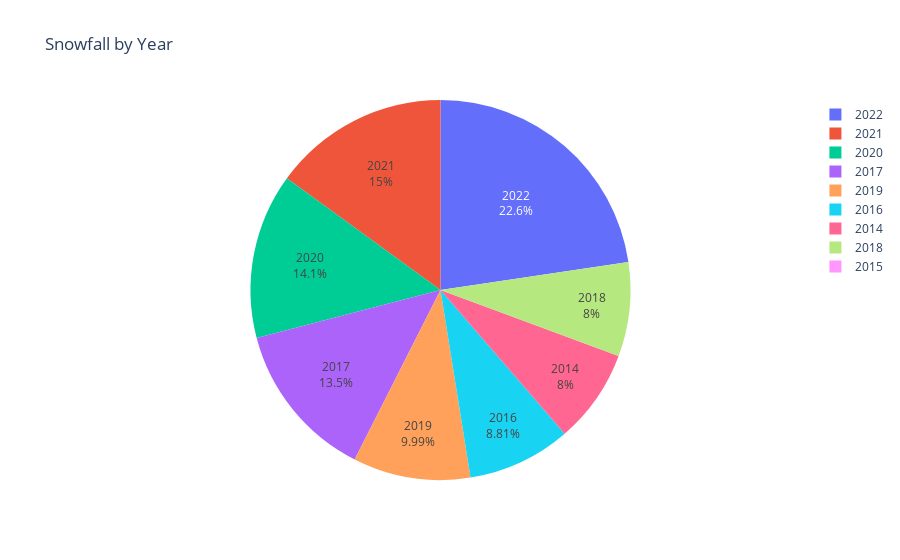

The code cell stored with this chart in its notebook:
### Code cell
#plot a pie chart to visualize the month with mos snow
pie_chart=px.pie(yearly_total_snow, values='Total Snow (cm)', names = 'Year',title = 'Snowfall by Year',hover_data=['Total Snow (cm)'],hole =0)
pie_chart.update_traces(textposition='inside', textinfo='percent+label')
pie_chart.show()

### Figure 1 — Plotly figure (JSON) as saved in the notebook; plotly's stock layout.template omitted (floating-point values rounded to 4 significant figures)
{"data": [{"customdata": [[25.8], [0], [28.4], [43.4], [25.8], [32.2], [45.4], [48.3], [73]], "domain": {"x": [0, 1], "y": [0, 1]}, "hole": 0, "hovertemplate": "Year=%{label}<br>Total Snow (cm)=%{customdata[0]}<extra></extra>", "labels": [2014, 2015, 2016, 2017, 2018, 2019, 2020, 2021, 2022], "legendgroup": "", "name": "", "showlegend": true, "textinfo": "percent+label", "textposition": "inside", "type": "pie", "values": [25.8, 0, 28.4, 43.4, 25.8, 32.2, 45.4, 48.3, 73]}], "layout": {"legend": {"tracegroupgap": 0}, "title": {"text": "Snowfall by Year"}}}
